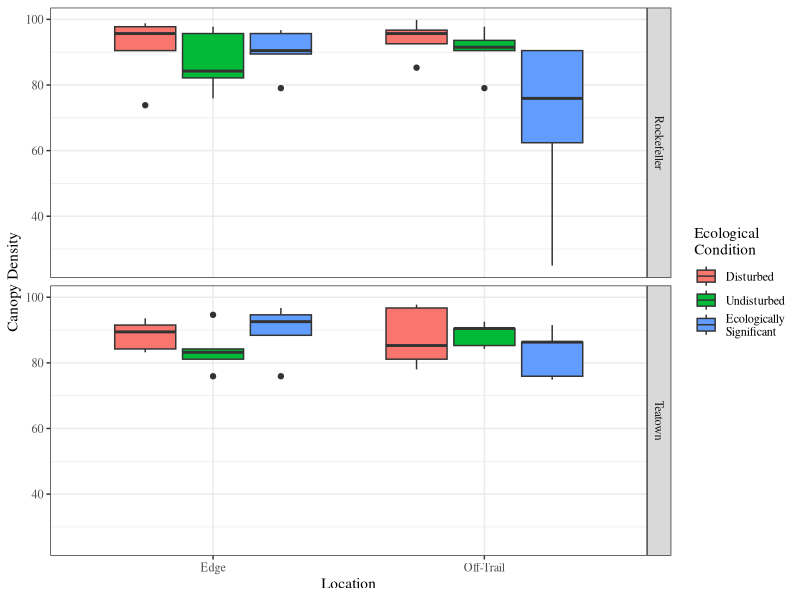
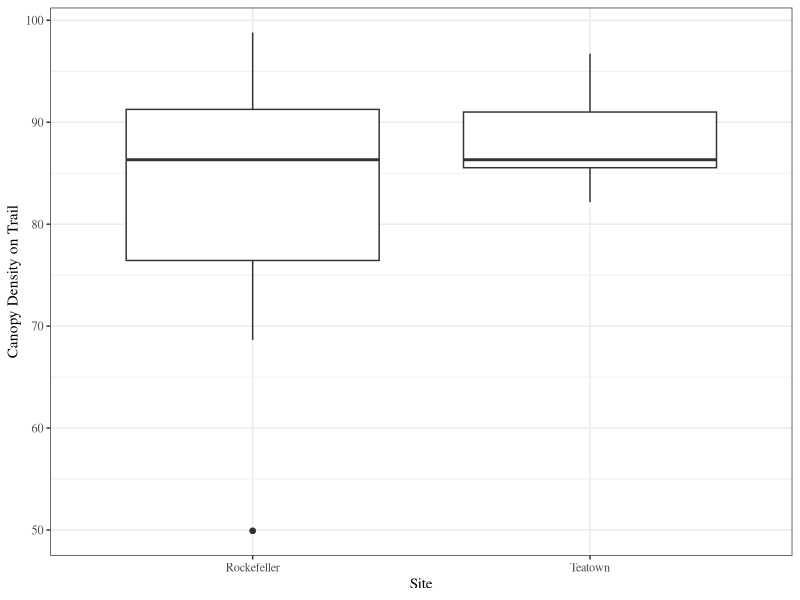
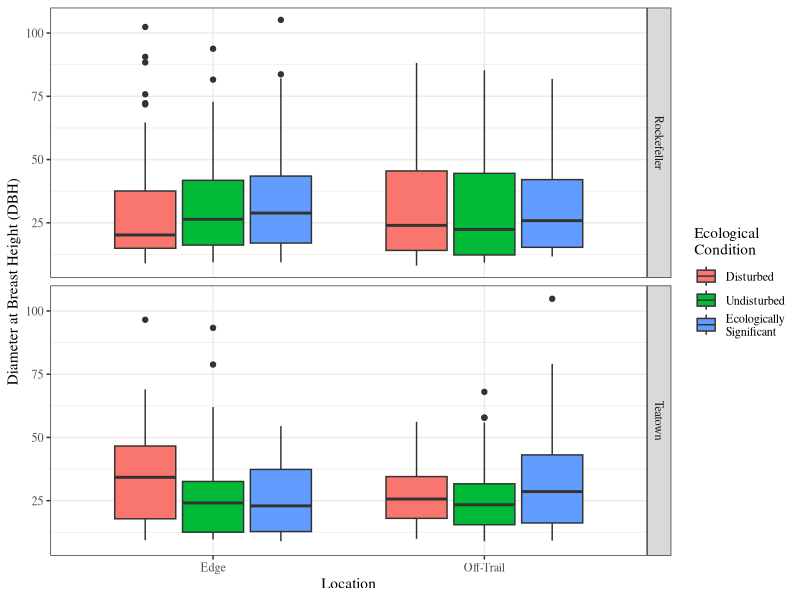
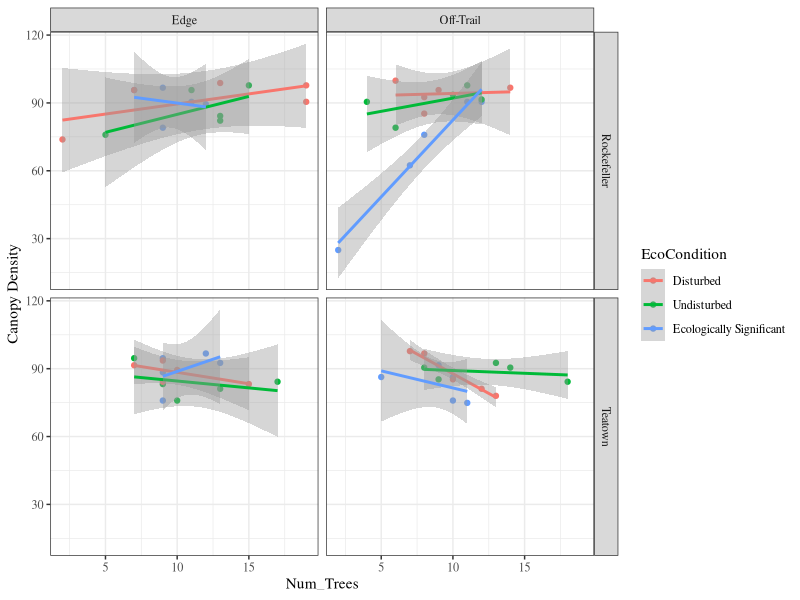
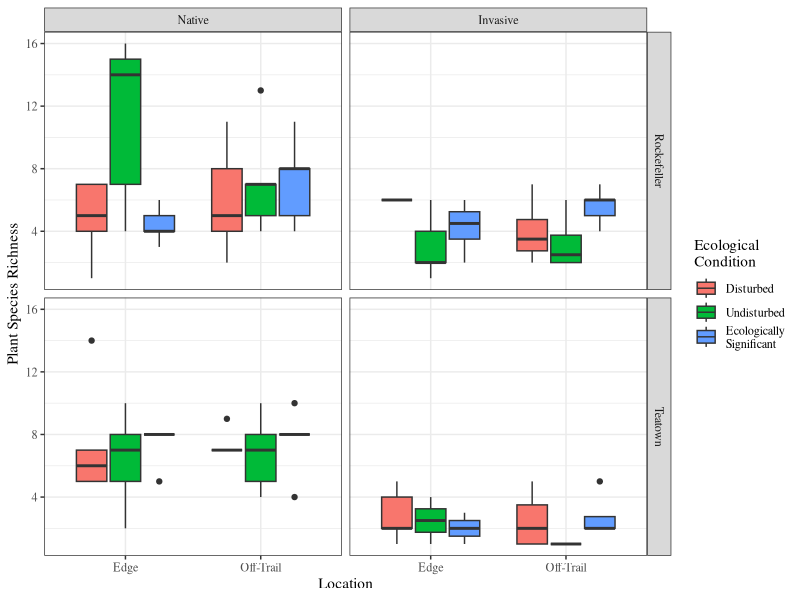
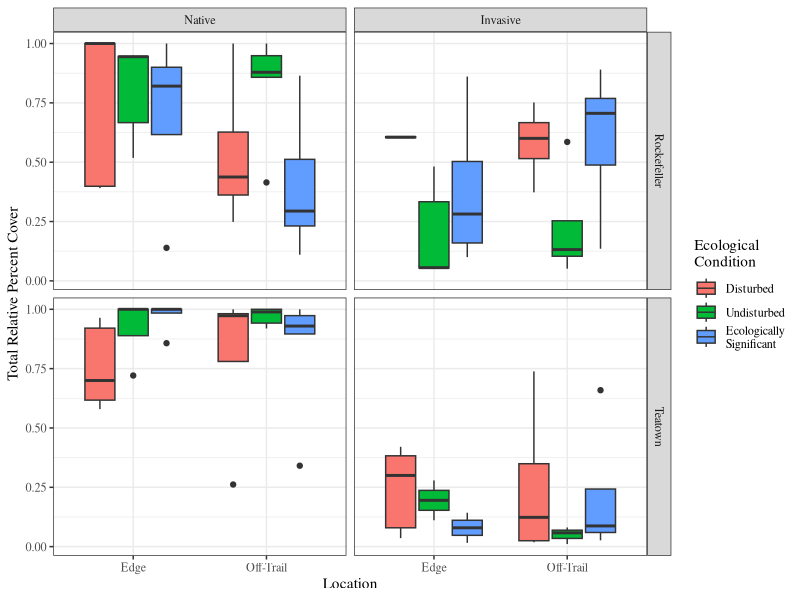
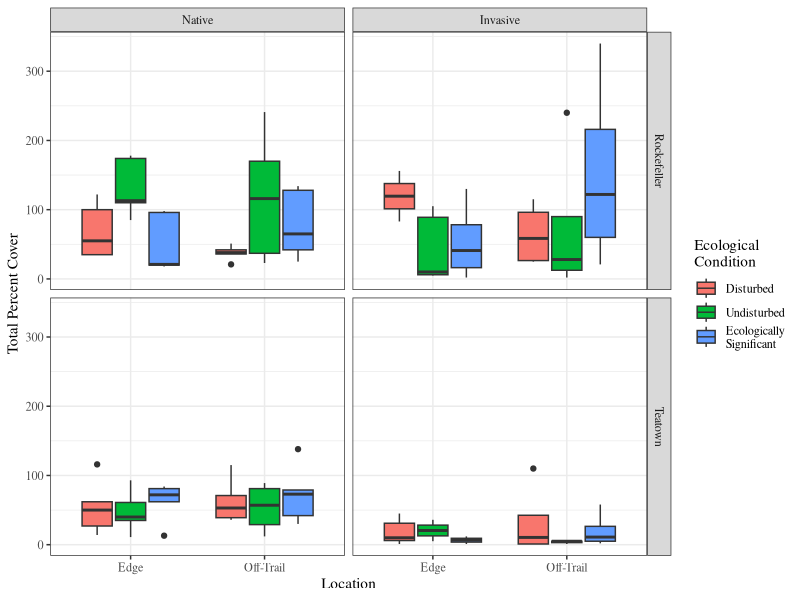
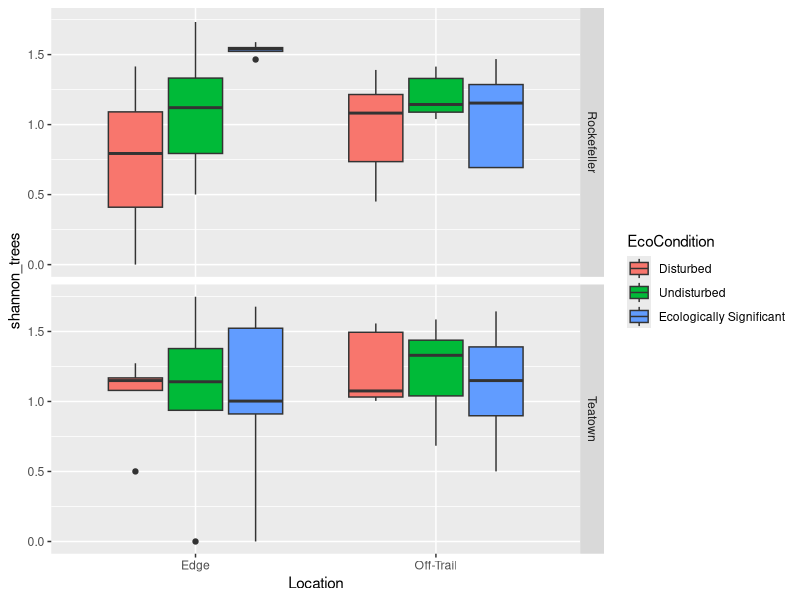

These figures' R source, in order:
## ---- chunk 1
library(readxl)
library(tidyverse)
library(knitr)
library(ggplot2)
library(cowplot)
## ---- chunk 2
#papp_ground <- read_xlsx(path = "PappFieldData.xlsx", sheet = 2)
papp_ground <- read_xlsx(path = "../data/PappFieldData.xlsx", sheet = 2)
papp_species <- read.csv("../data/Species_List.csv")
papp_ground <- left_join(papp_ground, papp_species, by = "Species")

# Change order of ecological conditions
papp_ground$EcoCondition <- factor(papp_ground$EcoCondition, 
                                   levels = c("Disturbed", "Undisturbed", "Ecologically Significant"))

## ---- chunk 3
canopy_dens <- 
  papp_ground %>%
  group_by(Site, Plot_Num, Location, EcoCondition) %>%
  summarise(Canopy_Density = unique(Canopy_Density),
            Canopy_Density_Adj_Trail = unique(Canopy_Density_Adjacent_Trail))
## ---- chunk 4
ggplot(data = canopy_dens, aes(x = Location, y = Canopy_Density, fill = EcoCondition)) +
  geom_boxplot() +
  facet_grid(Site~.) +
  ylab("Canopy Density") + 
  scale_fill_discrete(name = "Ecological\nCondition",
                      breaks = c("Disturbed", "Undisturbed", "Ecologically Significant"),
                      labels = c("Disturbed", "Undisturbed", "Ecologically\nSignificant")) +
  theme_bw(base_family = "Times")
ggsave("../manuscript/figures/Figure-3-CanDens-Loc-Site.tiff", device = "tiff", width = 6.5, height = 4, units = "in")
## ---- chunk 5
ggplot(data = canopy_dens, aes(x = Site, y = Canopy_Density_Adj_Trail)) +
  geom_boxplot() +
  ylab("Canopy Density on Trail") + 
  theme_bw(base_family = "Times")
ggsave("../manuscript/figures/Figure-4-CanDens-Adj.tiff", device = "tiff", width = 6.5, height = 4, units = "in")
## ---- chunk 6
canopy_dens_lm_all <- lm(data = canopy_dens, Canopy_Density ~ Site * Location * EcoCondition )
kable(anova(canopy_dens_lm_all), digits = 3, format = "pandoc", caption = "ANOVA table of Canopy Density")
## ---- chunk 7
canopy_dens_aov <- aov(data = canopy_dens, Canopy_Density ~ Site * Location * EcoCondition )
TukeyHSD(canopy_dens_aov)
## ---- chunk 8
#papp_trees <- read_xlsx(path = "PappFieldData.xlsx", sheet = 1)
papp_trees <- read_xlsx(path = "../data/PappFieldData.xlsx", sheet = 1)
# Filter out the dead trees
papp_trees <- papp_trees %>% 
  filter(!grepl(pattern = "dead", papp_trees$Species))
# Add invasive/native status
papp_trees <- left_join(papp_trees, papp_species, by = "Species")

# Change order of ecological conditions
papp_trees$EcoCondition <- factor(papp_trees$EcoCondition, 
                                   levels = c("Disturbed", "Undisturbed", "Ecologically Significant"))

# Calculate the number of trees per plot
papp_trees_summary <- 
  papp_trees %>%
  group_by(Site, Plot_Num, Location, EcoCondition) %>%
  summarise(Canopy_Density = unique(Canopy_Density),
            Num_Trees = length(Species))
## ---- chunk 9
ggplot(data = papp_trees, aes(x = Location, y = DBH, fill = EcoCondition)) +
  geom_boxplot() +
  facet_grid(Site~.) +
  ylab("Diameter at Breast Height (DBH)") + 
  scale_fill_discrete(name = "Ecological\nCondition",
                      breaks = c("Disturbed", "Undisturbed", "Ecologically Significant"),
                      labels = c("Disturbed", "Undisturbed", "Ecologically\nSignificant")) +
  theme_bw(base_family = "Times")
ggsave("../manuscript/figures/Figure-4-DBH-Loc-Site.tiff", device = "tiff", width = 6.5, height = 4, units = "in")
## ---- chunk 10
ggplot(data = papp_trees_summary, aes(x = Num_Trees, y = Canopy_Density, color = EcoCondition)) +
  geom_point() +
  geom_smooth(method = "lm") +
  facet_grid(Site~Location) +
  ylab("Canopy Density") + 
  scale_fill_discrete(name = "Ecological\nCondition",
                      breaks = c("Disturbed", "Undisturbed", "Ecologically Significant"),
                      labels = c("Disturbed", "Undisturbed", "Ecologically\nSignificant")) +
  theme_bw(base_family = "Times")

## ---- chunk 11
DBH_lm_all <- lm(data = papp_trees, DBH ~ Site * Location * EcoCondition )
kable(anova(DBH_lm_all), digits = 3, format = "pandoc", caption = "ANOVA table of DBH")
## ---- chunk 12
DBH_aov <- aov(data = papp_trees, DBH ~ Site * Location * EcoCondition )
TukeyHSD(DBH_aov)
## ---- chunk 13
library(vegan)
## ---- chunk 14
ground_veg <- papp_ground[ !(papp_ground$Species %in% c("Bare ground")), ]
## ---- chunk 15
plants_tally <- 
  ground_veg %>%
  group_by(Site, Plot_Num, Location, EcoCondition) %>%
  tally()
## ---- chunk 16
nat_inv_plants_tally <- 
  ground_veg %>%
  group_by(Site, Plot_Num, Location, EcoCondition, Inv_Nat) %>%
  tally()

# change flags for native and invasive
nat_inv_plants_tally$Inv_Nat <- 
  ifelse(nat_inv_plants_tally$Inv_Nat == "n", yes = "Native", no = "Invasive")
nat_inv_plants_tally$Inv_Nat <- factor(nat_inv_plants_tally$Inv_Nat,
                                       levels = c("Native", "Invasive"))

#Separate the Native Data
native_plants_tally <- nat_inv_plants_tally %>%
  filter(Inv_Nat == "Native")
## ---- chunk 17
ggplot(data = nat_inv_plants_tally, aes(x = Location, y = n, fill = EcoCondition)) +
  geom_boxplot() +
  facet_grid(Site~Inv_Nat) +
  ylab("Plant Species Richness") + 
  scale_fill_discrete(name = "Ecological\nCondition",
                      breaks = c("Disturbed", "Undisturbed", "Ecologically Significant"),
                      labels = c("Disturbed", "Undisturbed", "Ecologically\nSignificant")) +
  theme_bw(base_family = "Times")
ggsave("../manuscript/figures/Figure-6-PlantRichness-Loc-Site.tiff", device = "tiff", width = 6.5, height = 4, units = "in")
## ---- chunk 18
nat_inv_plant_tally_lm_all <- lm(data = nat_inv_plants_tally, n ~ Site * Location * EcoCondition * Inv_Nat )
kable(anova(nat_inv_plant_tally_lm_all), digits = 3, format = "pandoc", caption = "ANOVA table of Plant Species Richness")
## ---- chunk 19
Species_Richness_aov <- aov(data = nat_inv_plants_tally, n ~ Site * Location * EcoCondition )
TukeyHSD(Species_Richness_aov)
## ---- chunk 20
ground_veg2 <- ground_veg[, !(colnames(ground_veg) %in% c("Braun_Blaunquet"))]

# Calculate relative percent cover first
ground_veg2 <-
  ground_veg2 %>% 
  group_by(Plot_Num) %>%
  mutate(Plot_Tot_Cover = sum(Percent_Cover))
ground_veg2$Relative_Percent_Cover <-
  ground_veg2$Percent_Cover / ground_veg2$Plot_Tot_Cover

# Group the Data 
papp_ground_cover <- ground_veg2 %>%
  group_by(Site, Location, EcoCondition, Plot_Num)

# change flags for native and invasive
papp_ground_cover$Inv_Nat <- 
  ifelse(papp_ground_cover$Inv_Nat == "n", yes = "Native", no = "Invasive")
papp_ground_cover$Inv_Nat <- factor(papp_ground_cover$Inv_Nat,
                                       levels = c("Native", "Invasive"))

# Summarize the data by plots
papp_ground_cover_summary <- 
  papp_ground_cover %>%
  group_by(Site, Location, EcoCondition, Plot_Num, Inv_Nat) %>%
  summarise(Tot_Perc_Cover = sum(Percent_Cover),
            Tot_Rel_Perc_Cover = sum(Relative_Percent_Cover))

## ---- chunk 21
ggplot(data = papp_ground_cover_summary, aes(x = Location, y = Tot_Rel_Perc_Cover, fill = EcoCondition)) +
  geom_boxplot() +
  facet_grid(Site~Inv_Nat) +
  ylab("Total Relative Percent Cover") + 
  scale_fill_discrete(name = "Ecological\nCondition",
                      breaks = c("Disturbed", "Undisturbed", "Ecologically Significant"),
                      labels = c("Disturbed", "Undisturbed", "Ecologically\nSignificant")) +
  theme_bw(base_family = "Times")
ggsave("../manuscript/figures/Figure-7-RelCov-Loc-Site.tiff", device = "tiff", width = 6.5, height = 4, units = "in")
## ---- chunk 22
inv_nat_tot_rel_cover_lm_all <- lm(data = papp_ground_cover_summary, Tot_Rel_Perc_Cover ~ Site * Location * EcoCondition * Inv_Nat )
kable(anova(inv_nat_tot_rel_cover_lm_all), digits = 3, format = "pandoc", caption = "ANOVA table of Total Relative Percent Cover")
## ---- chunk 23
Tot_Rel_Cov_aov <- aov(data = papp_ground_cover_summary, Tot_Rel_Perc_Cover ~ Site * Location * EcoCondition )
TukeyHSD(Tot_Rel_Cov_aov)
## ---- chunk 24
ggplot(data = papp_ground_cover_summary, aes(x = Location, y = Tot_Perc_Cover, fill = EcoCondition)) +
  geom_boxplot() +
  facet_grid(Site~Inv_Nat) +
  ylab("Total Percent Cover") + 
  scale_fill_discrete(name = "Ecological\nCondition",
                      breaks = c("Disturbed", "Undisturbed", "Ecologically Significant"),
                      labels = c("Disturbed", "Undisturbed", "Ecologically\nSignificant")) +
  theme_bw(base_family = "Times")
ggsave("../manuscript/figures/Figure-8-Cov-Loc-Site.tiff", device = "tiff", width = 6.5, height = 4, units = "in")
## ---- chunk 25
inv_nat_tot_cover_lm_all <- lm(data = papp_ground_cover_summary, Tot_Perc_Cover ~ Site * Location * EcoCondition * Inv_Nat )
kable(anova(inv_nat_tot_cover_lm_all), digits = 3, format = "pandoc", caption = "ANOVA table of Total Percent Cover")
## ---- chunk 26
Tot_Perc_Cover_aov <- aov(data = papp_ground_cover_summary, Tot_Perc_Cover ~ Site * Location * EcoCondition )
TukeyHSD(Tot_Perc_Cover_aov)
## ---- chunk 27
tree_species_tally <- 
  papp_trees %>%
  group_by(Species, Site, Plot_Num, Location, EcoCondition) %>%
  tally()
## ---- chunk 28
tree_spread <- tree_species_tally %>%
  spread(Species, n, convert = TRUE)
## ---- chunk 29
trees_BCI <- tree_spread[, !(colnames(tree_spread) %in% c("Site", "Location", "EcoCondition"))] ;
  trees_BCI[is.na(trees_BCI <- trees_BCI)] <- 0 ;
   
trees_BCI <- data.frame(trees_BCI, row.names = 1)
## ---- chunk 30
shannon_trees <- diversity(trees_BCI)
canopy_dens$shannon_trees <- shannon_trees
## ---- chunk 31
ggplot(data = canopy_dens, aes(x = Location, y = shannon_trees, fill = EcoCondition)) +
  geom_boxplot() +
  facet_grid(Site ~ .)
## ---- chunk 32
canopy_dens_sh_all <- lm(data = canopy_dens, shannon_trees ~ Site * Location * EcoCondition )
kable(anova(canopy_dens_sh_all), digits = 3, format = "pandoc", caption = "ANOVA table of Shannon Index of Trees")
## ---- chunk 33
Shan_trees_aov <- aov(data = canopy_dens, shannon_trees ~ Site * Location * EcoCondition )
TukeyHSD(Shan_trees_aov)
## ---- chunk 34
ground_spread <- ground_veg2 %>%
  select(Species, Relative_Percent_Cover, Plot_Num) %>%
  spread(Species, Relative_Percent_Cover, convert = TRUE)
## ---- chunk 35
ground_BCI <- ground_spread
ground_BCI[is.na(ground_BCI <- ground_BCI)] <- 0 
ground_BCI <- data.frame(ground_BCI, row.names = 1)
## ---- chunk 36
shannon_ground <- diversity(ground_BCI)
plants_tally$shannon_ground <- shannon_ground
## ---- chunk 37
ggplot(data = plants_tally, aes(x = Location, y = shannon_ground, fill = EcoCondition)) +
  geom_boxplot()   +
  facet_grid(Site~.) +
  ylab("Shannon Index") + 
  scale_fill_discrete(name = "Ecological\nCondition",
                      breaks = c("Disturbed", "Undisturbed", "Ecologically Significant"),
                      labels = c("Disturbed", "Undisturbed", "Ecologically\nSignificant")) +
  theme_bw(base_family = "Times")
ggsave("../manuscript/figures/Figure-9-Shan-Loc-Site.tiff", device = "tiff", width = 6.5, height = 4, units = "in")
## ---- chunk 38
papp_ground_sh_all <- lm(data = plants_tally, shannon_ground ~ Site * Location * EcoCondition )
kable(anova(papp_ground_sh_all), digits = 3, format = "pandoc", caption = "ANOVA table of Shannon Index of Plants")
## ---- chunk 39
Shan_ground_aov <- aov(data = plants_tally, shannon_ground ~ Site * Location * EcoCondition )
TukeyHSD(Shan_ground_aov)
## ---- chunk 40
native_ground_spread <- ground_veg2 %>%
  filter(Inv_Nat == "n") %>%
  select(Species, Relative_Percent_Cover, Plot_Num) %>%
  spread(Species, Relative_Percent_Cover, convert = TRUE)
## ---- chunk 41
native_ground_BCI <- native_ground_spread
native_ground_BCI[is.na(native_ground_BCI <- native_ground_BCI)] <- 0 
native_ground_BCI <- data.frame(native_ground_BCI, row.names = 1)
## ---- chunk 42
native_shannon_ground <- diversity(native_ground_BCI)
plants_tally$native_shannon_ground <- native_shannon_ground
## ---- chunk 43
ggplot(data = plants_tally, aes(x = Location, y = native_shannon_ground, fill = EcoCondition)) +
  geom_boxplot()   +
  facet_grid(Site~.) +
  ylab("Shannon Index") + 
  scale_fill_discrete(name = "Ecological\nCondition",
                      breaks = c("Disturbed", "Undisturbed", "Ecologically Significant"),
                      labels = c("Disturbed", "Undisturbed", "Ecologically\nSignificant")) +
  theme_bw(base_family = "Times")
ggsave("../manuscript/figures/Figure-10-Nat-Shan-Loc-Site.tiff", device = "tiff", width = 6.5, height = 4, units = "in")
## ---- chunk 44
papp_ground_sh_all <- lm(data = plants_tally, native_shannon_ground ~ Site * Location * EcoCondition )
kable(anova(papp_ground_sh_all), digits = 3, format = "pandoc", caption = "ANOVA table of Shannon Index of Plants")
## ---- chunk 45
Shan_nat_ground_aov <- aov(data = plants_tally, native_shannon_ground ~ Site * Location * EcoCondition )
TukeyHSD(Shan_nat_ground_aov)
## ---- chunk 46
beta_bray <- vegdist(trees_BCI, method = "bray")

# Reshape the beta diversity matrix from wide to long format
beta_bray_mat <- as.matrix(beta_bray)
beta_bray_mat[!lower.tri(beta_bray_mat)] <- NA
beta_bray_df <- as.data.frame(beta_bray_mat)
beta_bray_df$plot1 <- row.names(beta_bray_df)
beta_bray_df_long <- gather(beta_bray_df, "plot2", "beta_bray", 1:60)
beta_bray_df_long <- filter(beta_bray_df_long, !is.na(beta_bray))

# Merge beta_bray_df_long with data.frame columns for plot characteristics
beta_bray_df_long <- inner_join(beta_bray_df_long, select(canopy_dens, Site:EcoCondition), by = c("plot1" = "Plot_Num"))
beta_bray_df_long <- inner_join(beta_bray_df_long, select(canopy_dens, Site:EcoCondition), by = c("plot2" = "Plot_Num"))

## ---- chunk 47
ggplot(data = filter(beta_bray_df_long, Site.x == Site.y), aes(x = Site.x, y = beta_bray)) +
  geom_boxplot() +
  ylab("Bray-Curtis Value") + 
  xlab("Site") +
  theme_bw(base_family = "Times")
ggsave("../manuscript/figures/Figure-11-Bray-Tree-Site.tiff", device = "tiff", width = 6.5, height = 4, units = "in")
## ---- chunk 48
beta_bray_temp <- filter(beta_bray_df_long, Site.x == Site.y)
t.test(data = beta_bray_temp, beta_bray~Site.x)
## ---- chunk 49
beta_bray_temp <- filter(beta_bray_df_long, Site.x == Site.y, Location.x == Location.y)
ggplot(data = beta_bray_temp, aes(x = Site.x, y = beta_bray, fill = Location.x)) +
  geom_boxplot() +
  ylab("Bray-Curtis Value") + 
  xlab("Site") +
  theme_bw(base_family = "Times")
ggsave("../manuscript/figures/Figure-12-Bray-Tree-Loc.tiff", device = "tiff", width = 6.5, height = 4, units = "in")
## ---- chunk 50
kable(anova(lm(data = beta_bray_temp, beta_bray ~ Site.x * Location.x)), digits = 3, format = "pandoc", caption = "ANOVA table")
## ---- chunk 51
Bray_Tree_aov <- aov(data = beta_bray_temp, beta_bray ~ Site.x * Location.x )
TukeyHSD(Bray_Tree_aov)
## ---- chunk 52
beta_bray_temp <- filter(beta_bray_df_long, Site.x == Site.y, Location.x != Location.y)
ggplot(data = beta_bray_temp, aes(x = Site.x, y = beta_bray)) +
  geom_boxplot() +
  ylab("Bray-Curtis Value") + 
  xlab("Site") +
  theme_bw(base_family = "Times")
ggsave("../manuscript/figures/Figure-13-Bray-Tree-Turn-Loc.tiff", device = "tiff", width = 6.5, height = 4, units = "in")

t.test(data = beta_bray_temp, beta_bray~Site.x)

## ---- chunk 53
ground_beta_bray <- vegdist(ground_BCI, method = "bray")

# Reshape the beta diversity matrix from wide to long format
ground_beta_bray_mat <- as.matrix(ground_beta_bray)
ground_beta_bray_mat[!lower.tri(ground_beta_bray_mat)] <- NA
ground_beta_bray_df <- as.data.frame(ground_beta_bray_mat)
ground_beta_bray_df$plot1 <- row.names(ground_beta_bray_df)
ground_beta_bray_df_long <- gather(ground_beta_bray_df, "plot2", "ground_beta_bray", 1:60)
ground_beta_bray_df_long <- filter(ground_beta_bray_df_long, !is.na(ground_beta_bray))

# Merge ground_beta_bray_df_long with data.frame columns for plot characteristics
ground_beta_bray_df_long <- inner_join(ground_beta_bray_df_long, select(canopy_dens, Site:EcoCondition), by = c("plot1" = "Plot_Num"))
ground_beta_bray_df_long <- inner_join(ground_beta_bray_df_long, select(canopy_dens, Site:EcoCondition), by = c("plot2" = "Plot_Num"))

## ---- chunk 54
ggplot(data = filter(ground_beta_bray_df_long, Site.x == Site.y), aes(x = Site.x, y = ground_beta_bray)) +
  geom_boxplot() +
  ylab("Bray-Curtis Value") + 
  xlab("Site") +
  theme_bw(base_family = "Times")
ggsave("../manuscript/figures/Figure-15-Bray-Veg.tiff", device = "tiff", width = 6.5, height = 4, units = "in")
## ---- chunk 55
ground_beta_bray_temp <- filter(ground_beta_bray_df_long, Site.x == Site.y)
t.test(data = ground_beta_bray_temp, ground_beta_bray~Site.x)
## ---- chunk 56
ground_beta_bray_temp <- filter(ground_beta_bray_df_long, Site.x == Site.y, Location.x == Location.y, EcoCondition.x == EcoCondition.y)
ggplot(data = ground_beta_bray_temp, aes(x = Location.x, y = ground_beta_bray, fill = EcoCondition.x)) +
  geom_boxplot() +
  ylab("Bray-Curtis Value") + 
  xlab("Location") +
  facet_grid(Site.x~.) +
  scale_fill_discrete(name = "Ecological\nCondition",
                      breaks = c("Disturbed", "Undisturbed", "Ecologically Significant"),
                      labels = c("Disturbed", "Undisturbed", "Ecologically\nSignificant")) +
  theme_bw(base_family = "Times")
ggsave("../manuscript/figures/Figure-16-Bray-Veg-Loc.tiff", device = "tiff", width = 6.5, height = 4, units = "in")
## ---- chunk 57
kable(anova(lm(data = ground_beta_bray_temp, ground_beta_bray ~ Site.x * Location.x * EcoCondition.x)), digits = 3, format = "pandoc", caption = "ANOVA table of Bray-Curtis of Total Ground Vegetation")
## ---- chunk 58
Bray_Ground_aov <- aov(data = ground_beta_bray_temp, ground_beta_bray~ Site.x * Location.x * EcoCondition.x )
TukeyHSD(Bray_Ground_aov)
## ---- chunk 59
ground_beta_bray_temp <- filter(ground_beta_bray_df_long, Site.x == Site.y, Location.x != Location.y)
ggplot(data = ground_beta_bray_temp, aes(x = Site.x, y = ground_beta_bray)) +
  geom_boxplot() +
  ylab("Bray-Curtis Value") + 
  xlab("Site") +
  theme_bw(base_family = "Times")
ggsave("../manuscript/figures/Figure-17-Bray-Veg-Turn-Loc.tiff", device = "tiff", width = 6.5, height = 4, units = "in")

t.test(data = ground_beta_bray_temp, ground_beta_bray~Site.x)

## ---- chunk 60
native_ground_beta_bray <- vegdist(native_ground_BCI, method = "bray")

# Reshape the beta diversity matrix from wide to long format
native_ground_beta_bray_mat <- as.matrix(native_ground_beta_bray)
native_ground_beta_bray_mat[!lower.tri(native_ground_beta_bray_mat)] <- NA
native_ground_beta_bray_df <- as.data.frame(native_ground_beta_bray_mat)
native_ground_beta_bray_df$plot1 <- row.names(native_ground_beta_bray_df)
native_ground_beta_bray_df_long <- gather(native_ground_beta_bray_df, "plot2", "native_ground_beta_bray", 1:60)
native_ground_beta_bray_df_long <- filter(native_ground_beta_bray_df_long, !is.na(native_ground_beta_bray))

# Merge native_ground_beta_bray_df_long with data.frame columns for plot characteristics
native_ground_beta_bray_df_long <- inner_join(native_ground_beta_bray_df_long, select(canopy_dens, Site:EcoCondition), by = c("plot1" = "Plot_Num"))
native_ground_beta_bray_df_long <- inner_join(native_ground_beta_bray_df_long, select(canopy_dens, Site:EcoCondition), by = c("plot2" = "Plot_Num"))

## ---- chunk 61
ggplot(data = filter(native_ground_beta_bray_df_long, Site.x == Site.y), aes(x = Site.x, y = native_ground_beta_bray)) +
  geom_boxplot() +
  ylab("Bray-Curtis Value") + 
  xlab("Site") +
  theme_bw(base_family = "Times")
ggsave("../manuscript/figures/Figure-19-Bray-Nat-Veg.tiff", device = "tiff", width = 6.5, height = 4, units = "in")
## ---- chunk 62
native_ground_beta_bray_temp <- filter(native_ground_beta_bray_df_long, Site.x == Site.y)
t.test(data = native_ground_beta_bray_temp, native_ground_beta_bray~Site.x)
## ---- chunk 63
native_ground_beta_bray_temp <- filter(native_ground_beta_bray_df_long, Site.x == Site.y, Location.x == Location.y, EcoCondition.x == EcoCondition.y)
ggplot(data = native_ground_beta_bray_temp, aes(x = Location.x, y = native_ground_beta_bray, fill = EcoCondition.x)) +
  geom_boxplot() +
  ylab("Bray-Curtis Value") + 
  xlab("Location") +
  facet_grid(Site.x~.) +
  scale_fill_discrete(name = "Ecological\nCondition",
                      breaks = c("Disturbed", "Undisturbed", "Ecologically Significant"),
                      labels = c("Disturbed", "Undisturbed", "Ecologically\nSignificant")) +
  theme_bw(base_family = "Times")
ggsave("../manuscript/figures/Figure-20-Bray-Nat-Veg-Loc.tiff", device = "tiff", width = 6.5, height = 4, units = "in")
## ---- chunk 64
kable(anova(lm(data = native_ground_beta_bray_temp, native_ground_beta_bray ~ Site.x * Location.x * EcoCondition.x)), digits = 3, format = "pandoc", caption = "ANOVA table of Bray-Curtis for Native Ground Vegetation")
## ---- chunk 65
Bray_Nat_Ground_aov <- aov(data = native_ground_beta_bray_temp, native_ground_beta_bray~ Site.x * Location.x * EcoCondition.x)
TukeyHSD(Bray_Nat_Ground_aov)
## ---- chunk 66
native_ground_beta_bray_temp <- filter(native_ground_beta_bray_df_long, Site.x == Site.y, Location.x != Location.y)
ggplot(data = native_ground_beta_bray_temp, aes(x = Site.x, y = native_ground_beta_bray)) +
  geom_boxplot() +
  ylab("Bray-Curtis Value") + 
  xlab("Site") +
  theme_bw(base_family = "Times")
ggsave("../manuscript/figures/Figure-21-Bray-Nat-Veg-Turn-Loc.tiff", device = "tiff", width = 6.5, height = 4, units = "in")


t.test(data = native_ground_beta_bray_temp, native_ground_beta_bray~Site.x)
